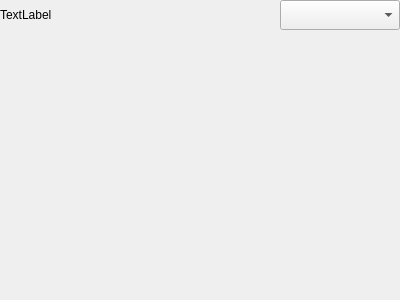
<?xml version="1.0" encoding="UTF-8"?>
<ui version="4.0">
 <class>C_SyvDaPeToggle</class>
 <widget class="QWidget" name="C_SyvDaPeToggle">
  <property name="geometry">
   <rect>
    <x>0</x>
    <y>0</y>
    <width>400</width>
    <height>300</height>
   </rect>
  </property>
  <property name="windowTitle">
   <string>Form</string>
  </property>
  <layout class="QVBoxLayout" name="verticalLayout" stretch="0,1">
   <property name="leftMargin">
    <number>0</number>
   </property>
   <property name="topMargin">
    <number>0</number>
   </property>
   <property name="rightMargin">
    <number>0</number>
   </property>
   <property name="bottomMargin">
    <number>0</number>
   </property>
   <item>
    <layout class="QHBoxLayout" name="horizontalLayout" stretch="0,0">
     <item>
      <widget class="stw_opensyde_gui_elements::C_OgeLabGroupItem" name="pc_LabelStyle">
       <property name="text">
        <string>TextLabel</string>
       </property>
      </widget>
     </item>
     <item>
      <widget class="stw_opensyde_gui_elements::C_OgeCbxText" name="pc_ComboBoxType">
       <property name="minimumSize">
        <size>
         <width>120</width>
         <height>30</height>
        </size>
       </property>
       <property name="maximumSize">
        <size>
         <width>120</width>
         <height>30</height>
        </size>
       </property>
      </widget>
     </item>
    </layout>
   </item>
   <item>
    <spacer name="verticalSpacer">
     <property name="orientation">
      <enum>Qt::Vertical</enum>
     </property>
     <property name="sizeHint" stdset="0">
      <size>
       <width>20</width>
       <height>234</height>
      </size>
     </property>
    </spacer>
   </item>
  </layout>
 </widget>
 <customwidgets>
  <customwidget>
   <class>stw_opensyde_gui_elements::C_OgeLabGroupItem</class>
   <extends>QLabel</extends>
   <header>C_OgeLabGroupItem.h</header>
  </customwidget>
  <customwidget>
   <class>stw_opensyde_gui_elements::C_OgeCbxText</class>
   <extends>QComboBox</extends>
   <header>C_OgeCbxText.h</header>
  </customwidget>
 </customwidgets>
 <resources/>
 <connections/>
</ui>
